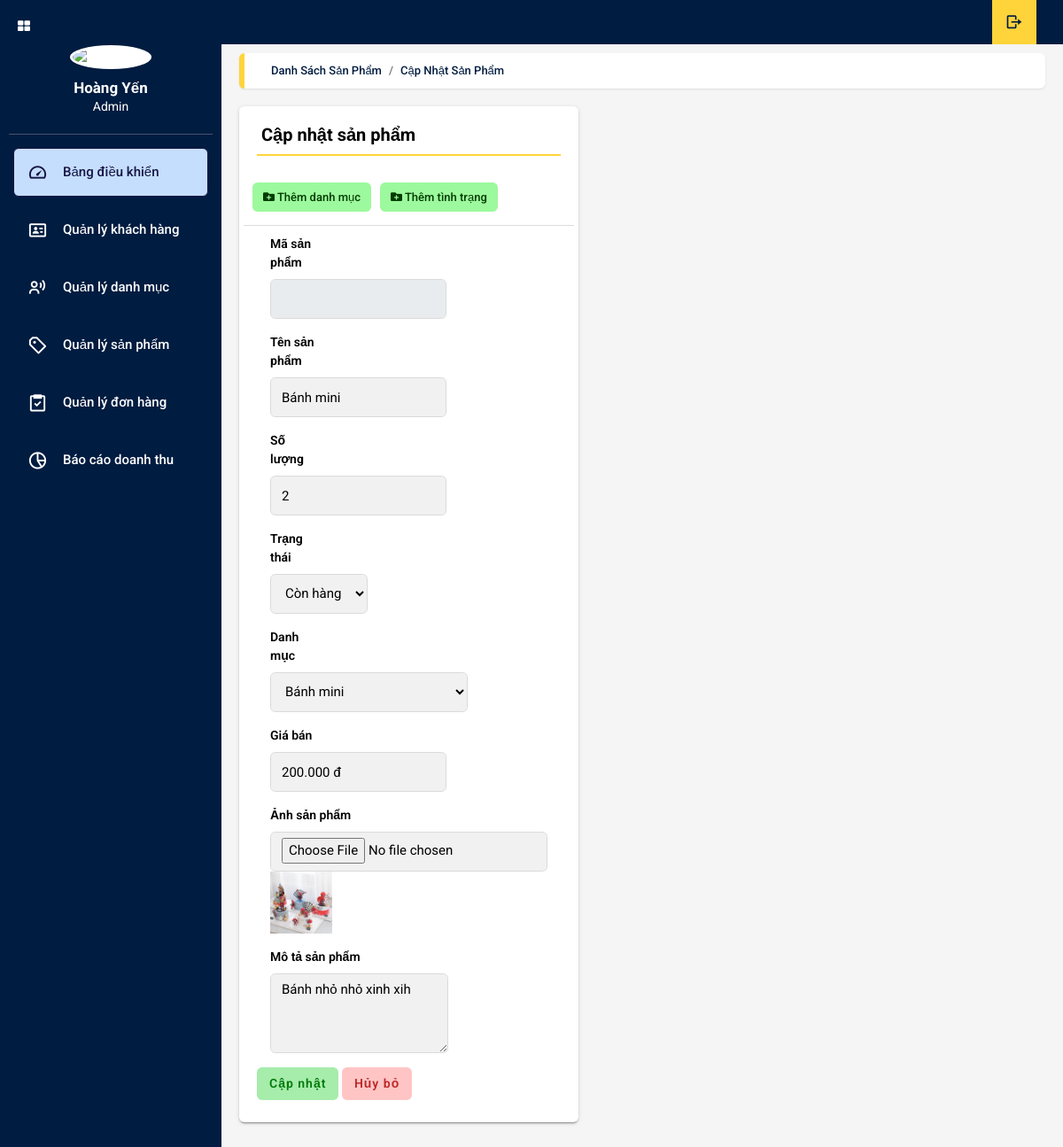
Page /WebDY/admin/index.php?act=suasp&MaSP=67 (signed in) on the committed database.
### tables this page shows
CREATE TABLE `sanpham` (
  `MaSP` int(11) NOT NULL,
  `DM_ID` int(11) NOT NULL,
  `TenSP` varchar(350) NOT NULL,
  `SoLuong` int(9) UNSIGNED NOT NULL DEFAULT 1,
  `id_trth` int(11) NOT NULL,
  `Gia` float NOT NULL,
  `Thumbnail` varchar(500) NOT NULL,
  `MoTa` longtext DEFAULT NULL,
  `created_at` datetime DEFAULT NULL
);

### WebDY/admin/model/pdo.php (called while the page is built, shortened)
<?php
function pdo_get_connection(){
    $dburl = "mysql:host=localhost;dbname=dycakehouse;charset=utf8";
    $username = 'root';
    $password = '';
    $conn = new PDO($dburl, $username, $password);
    $conn->setAttribute(PDO::ATTR_ERRMODE, PDO::ERRMODE_EXCEPTION);
    return $conn;
}
function pdo_query($sql){
    $sql_args = array_slice(func_get_args(), 1);
    try{
        $conn = pdo_get_connection();
        $stmt = $conn->prepare($sql);
        $stmt->execute($sql_args);
        $rows = $stmt->fetchAll();
        return $rows;
    }
    catch(PDOException $e){
        throw $e;
    }
    finally{
        unset($conn);
    }
}
function pdo_query_one($sql){
    $sql_args = array_slice(func_get_args(), 1);
    try{
        $conn = pdo_get_connection();
        $stmt = $conn->prepare($sql);
        $stmt->execute($sql_args);
        $row = $stmt->fetch(PDO::FETCH_ASSOC);
        return $row;
    }
    catch(PDOException $e){
        throw $e;
    }
    finally{
        unset($conn);
    }
}

### WebDY/admin/model/sanpham.php (called while the page is built, shortened)
<?php
    function loadone_sanpham($MaSP){
        $sql="select * from sanpham where MaSP=".$MaSP;
        $sanpham=pdo_query_one($sql);
        return $sanpham;
    }
?>

### WebDY/admin/model/trangthai.php (called while the page is built, shortened)
<?php
    function loadall_tranghthai(){
        $sql="SELECT * FROM `trangthai` WHERE 1";
        $listtt=pdo_query($sql);
        return $listtt;
    }
?>

### WebDY/admin/model/danhmuc.php (called while the page is built, shortened)
<?php
    function loadall_danhmuc(){
        $sql="select * from danhmuc order by DM_ID asc limit 5 , 39";
        $listdm=pdo_query($sql);
        return $listdm;
    }
?>

### WebDY/admin/sanpham/edit.php (the view, shortened to what this page needs)
<?php
    if(is_array($sanpham)){
        extract($sanpham);
    }
    $hinhpath="uploads/".$Thumbnail;
        if(is_file($hinhpath)){
            $hinh="<img src='".$hinhpath."' height='70'>";
        }else{
            $hinh="nophoto";
        }
?>
<main class="app-content">
    <div class="app-title">
      <ul class="app-breadcrumb breadcrumb">
        <li class="breadcrumb-item"><a href="index.php?act=qlsp">Danh sách sản phẩm</a></li>
        <li class="breadcrumb-item"><a href="index.php?act=updatesp">Cập nhật sản phẩm</a></li>
      </ul>
    </div>
    <div class="row">
      <form action="index.php?act=updatesp" method="post" enctype="multipart/form-data">
      <div class="col-md-12">
        <div class="tile">
          <h3 class="tile-title">Cập nhật sản phẩm</h3>
          <div class="tile-body">
            <div class="row element-button">
              <div class="col-sm-2">
                <a class="btn btn-add btn-sm" data-toggle="modal" data-target="#adddanhmuc"><i
                    class="fas fa-folder-plus"></i> Thêm danh mục</a>
              </div>
              <div class="col-sm-2">
                <a class="btn btn-add btn-sm" data-toggle="modal" data-target="#addtinhtrang"><i
                    class="fas fa-folder-plus"></i> Thêm tình trạng</a>
              </div>
            </div>
            <form class="row">
              <div class="form-group col-md-3">
                <label class="control-label">Mã sản phẩm </label>
                <input class="form-control" type="number" name="MaSP" placeholder="" disabled>
              </div>
              <div class="form-group col-md-3">
                <label class="control-label">Tên sản phẩm</label>
                <input class="form-control" type="text" name="TenSP" value="<?=$TenSP?>">
              </div>
              <div class="form-group  col-md-3">
                <label class="control-label">Số lượng</label>
                <input class="form-control" type="number" name="SoLuong" value="<?=$SoLuong?>">
              </div>
              <div class="form-group col-md-3 ">
                <label for="exampleSelect1" class="control-label">Trạng thái</label>
                <select class="form-control" id="exampleSelect1" name="Trangthai">
                <?php
                    foreach ($listtt as $trangthai) {
                      extract($trangthai);
                      if($sanpham['id_trth']==$id) $s="selected"; else $s="";
                      echo '<option value="'.$id.'"'.$s.'>'.$name.'</option>';
                    }
                  ?>
                </select>
              </div>
              <div class="form-group col-md-3">
                <label for="exampleSelect1" class="control-label">Danh mục</label>
                  <select class="form-control" id="exampleSelect1" name="DM_ID">>
                      <?php
                          foreach ($listdm as $danhmuc) {
                          extract($danhmuc);
                          if($sanpham['DM_ID']==$DM_ID) $s="selected"; else $s="";
                          echo '<option value="'.$DM_ID.'"'.$s.'>'.$TenDM.'</option>';
                          }
                      ?>
                  </select>
              </div>
              <div class="form-group col-md-3">
                <label class="control-label">Giá bán</label>
                <input class="form-control" type="text" name="Gia" value="<?=number_format($Gia,0,",",".")?> đ">
              </div>
              <div class="form-group col-md-12">
                <label class="control-label">Ảnh sản phẩm</label>
                <input class="form-control" type="file" name="Hinhanh" id="fileToUpLoad">
                <?=$hinh?>
              </div>
              <div class="form-group col-md-12">
                <label class="control-label">Mô tả sản phẩm</label>
                <textarea class="form-control" name="MoTa" col="30" rows="10" "><?=$MoTa?></textarea>
              </div>
          </div>
          <button class="btn btn-save" type="submit" name="Capnhat" value="Cập nhật">Cập nhật</button>
          <a class="btn btn-cancel" href="index.php?act=qlsp">Hủy bỏ</a>
        </div>
    </form>
  </main>

### rows in the picture
sanpham: TenSP "Bánh mini", SoLuong "2", Gia "200.000 đ", Thumbnail (picture), MoTa "Bánh nhỏ nhỏ xinh xih"

### other values in the picture
form field Trangthai "Còn hàng"
form field DM_ID "Bánh mini"
